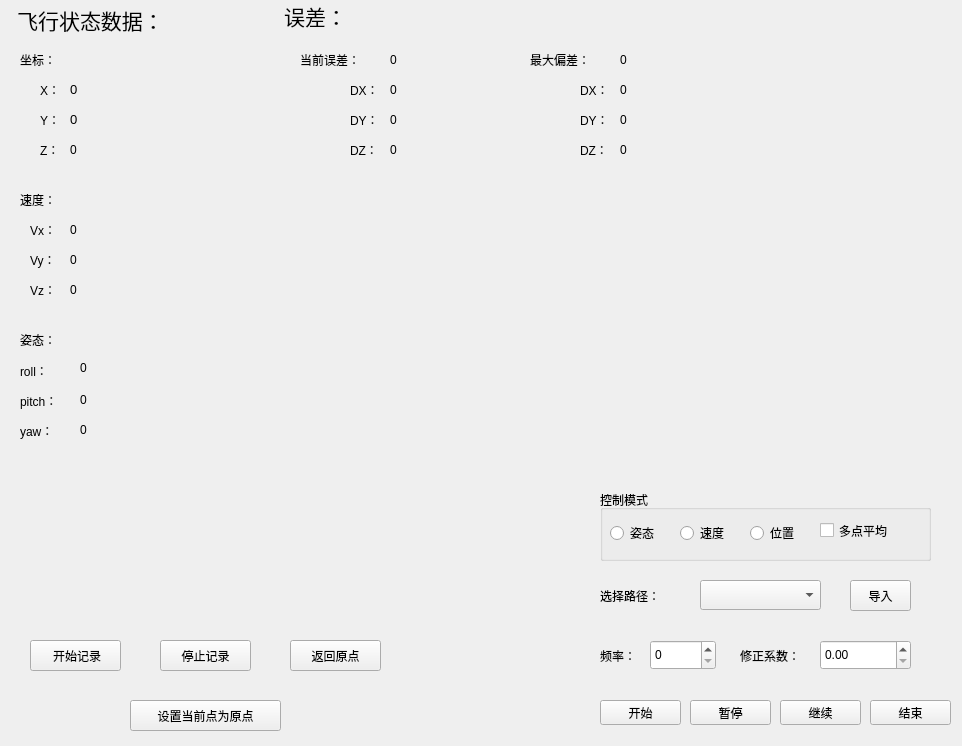
<?xml version="1.0" encoding="UTF-8"?>
<ui version="4.0">
 <class>Widget</class>
 <widget class="QWidget" name="Widget">
  <property name="geometry">
   <rect>
    <x>0</x>
    <y>0</y>
    <width>962</width>
    <height>746</height>
   </rect>
  </property>
  <property name="windowTitle">
   <string>Widget</string>
  </property>
  <widget class="QPushButton" name="pushButton">
   <property name="geometry">
    <rect>
     <x>130</x>
     <y>700</y>
     <width>151</width>
     <height>31</height>
    </rect>
   </property>
   <property name="text">
    <string>设置当前点为原点</string>
   </property>
  </widget>
  <widget class="QPushButton" name="pushButton_2">
   <property name="geometry">
    <rect>
     <x>290</x>
     <y>640</y>
     <width>91</width>
     <height>31</height>
    </rect>
   </property>
   <property name="text">
    <string>返回原点</string>
   </property>
  </widget>
  <widget class="QPushButton" name="pushButton_3">
   <property name="geometry">
    <rect>
     <x>600</x>
     <y>700</y>
     <width>81</width>
     <height>25</height>
    </rect>
   </property>
   <property name="text">
    <string>开始</string>
   </property>
  </widget>
  <widget class="QLabel" name="label">
   <property name="geometry">
    <rect>
     <x>10</x>
     <y>0</y>
     <width>161</width>
     <height>41</height>
    </rect>
   </property>
   <property name="text">
    <string>&lt;html&gt;&lt;head/&gt;&lt;body&gt;&lt;p align=&quot;center&quot;&gt;&lt;span style=&quot; font-size:16pt;&quot;&gt;飞行状态数据：&lt;/span&gt;&lt;/p&gt;&lt;/body&gt;&lt;/html&gt;</string>
   </property>
  </widget>
  <widget class="QLabel" name="label_2">
   <property name="geometry">
    <rect>
     <x>280</x>
     <y>0</y>
     <width>71</width>
     <height>31</height>
    </rect>
   </property>
   <property name="text">
    <string>&lt;html&gt;&lt;head/&gt;&lt;body&gt;&lt;p align=&quot;center&quot;&gt;&lt;span style=&quot; font-size:16pt;&quot;&gt;误差：&lt;/span&gt;&lt;/p&gt;&lt;/body&gt;&lt;/html&gt;</string>
   </property>
  </widget>
  <widget class="QGroupBox" name="groupBox">
   <property name="geometry">
    <rect>
     <x>600</x>
     <y>490</y>
     <width>331</width>
     <height>71</height>
    </rect>
   </property>
   <property name="title">
    <string>控制模式</string>
   </property>
   <widget class="QRadioButton" name="radioButton">
    <property name="geometry">
     <rect>
      <x>10</x>
      <y>30</y>
      <width>61</width>
      <height>26</height>
     </rect>
    </property>
    <property name="text">
     <string>姿态</string>
    </property>
   </widget>
   <widget class="QRadioButton" name="radioButton_2">
    <property name="geometry">
     <rect>
      <x>80</x>
      <y>30</y>
      <width>61</width>
      <height>26</height>
     </rect>
    </property>
    <property name="text">
     <string>速度</string>
    </property>
   </widget>
   <widget class="QRadioButton" name="radioButton_3">
    <property name="geometry">
     <rect>
      <x>150</x>
      <y>30</y>
      <width>61</width>
      <height>26</height>
     </rect>
    </property>
    <property name="text">
     <string>位置</string>
    </property>
   </widget>
   <widget class="QCheckBox" name="checkBox">
    <property name="geometry">
     <rect>
      <x>220</x>
      <y>20</y>
      <width>95</width>
      <height>41</height>
     </rect>
    </property>
    <property name="text">
     <string>多点平均</string>
    </property>
   </widget>
  </widget>
  <widget class="QPushButton" name="pushButton_4">
   <property name="geometry">
    <rect>
     <x>690</x>
     <y>700</y>
     <width>81</width>
     <height>25</height>
    </rect>
   </property>
   <property name="text">
    <string>暂停</string>
   </property>
  </widget>
  <widget class="QPushButton" name="pushButton_5">
   <property name="geometry">
    <rect>
     <x>780</x>
     <y>700</y>
     <width>81</width>
     <height>25</height>
    </rect>
   </property>
   <property name="text">
    <string>继续</string>
   </property>
  </widget>
  <widget class="QLabel" name="label_3">
   <property name="geometry">
    <rect>
     <x>20</x>
     <y>50</y>
     <width>81</width>
     <height>20</height>
    </rect>
   </property>
   <property name="text">
    <string>坐标：</string>
   </property>
  </widget>
  <widget class="QLabel" name="label_4">
   <property name="geometry">
    <rect>
     <x>40</x>
     <y>80</y>
     <width>31</width>
     <height>20</height>
    </rect>
   </property>
   <property name="text">
    <string>X：</string>
   </property>
  </widget>
  <widget class="QLabel" name="label_5">
   <property name="geometry">
    <rect>
     <x>70</x>
     <y>80</y>
     <width>121</width>
     <height>20</height>
    </rect>
   </property>
   <property name="text">
    <string>&lt;html&gt;&lt;head/&gt;&lt;body&gt;&lt;p&gt;&lt;span style=&quot; font-size:10pt;&quot;&gt;0&lt;/span&gt;&lt;/p&gt;&lt;/body&gt;&lt;/html&gt;</string>
   </property>
  </widget>
  <widget class="QLabel" name="label_6">
   <property name="geometry">
    <rect>
     <x>40</x>
     <y>110</y>
     <width>31</width>
     <height>20</height>
    </rect>
   </property>
   <property name="text">
    <string>Y：</string>
   </property>
  </widget>
  <widget class="QLabel" name="label_7">
   <property name="geometry">
    <rect>
     <x>70</x>
     <y>110</y>
     <width>121</width>
     <height>20</height>
    </rect>
   </property>
   <property name="text">
    <string>&lt;html&gt;&lt;head/&gt;&lt;body&gt;&lt;p&gt;&lt;span style=&quot; font-size:10pt;&quot;&gt;0&lt;/span&gt;&lt;/p&gt;&lt;/body&gt;&lt;/html&gt;</string>
   </property>
  </widget>
  <widget class="QLabel" name="label_8">
   <property name="geometry">
    <rect>
     <x>40</x>
     <y>140</y>
     <width>31</width>
     <height>20</height>
    </rect>
   </property>
   <property name="text">
    <string>Z：</string>
   </property>
  </widget>
  <widget class="QLabel" name="label_9">
   <property name="geometry">
    <rect>
     <x>70</x>
     <y>140</y>
     <width>121</width>
     <height>20</height>
    </rect>
   </property>
   <property name="text">
    <string>0</string>
   </property>
  </widget>
  <widget class="QLabel" name="label_10">
   <property name="geometry">
    <rect>
     <x>30</x>
     <y>220</y>
     <width>31</width>
     <height>20</height>
    </rect>
   </property>
   <property name="text">
    <string>Vx：</string>
   </property>
  </widget>
  <widget class="QLabel" name="label_11">
   <property name="geometry">
    <rect>
     <x>20</x>
     <y>190</y>
     <width>81</width>
     <height>20</height>
    </rect>
   </property>
   <property name="text">
    <string>速度：</string>
   </property>
  </widget>
  <widget class="QLabel" name="label_12">
   <property name="geometry">
    <rect>
     <x>30</x>
     <y>250</y>
     <width>31</width>
     <height>20</height>
    </rect>
   </property>
   <property name="text">
    <string>Vy：</string>
   </property>
  </widget>
  <widget class="QLabel" name="label_13">
   <property name="geometry">
    <rect>
     <x>70</x>
     <y>250</y>
     <width>121</width>
     <height>20</height>
    </rect>
   </property>
   <property name="text">
    <string>0</string>
   </property>
  </widget>
  <widget class="QLabel" name="label_14">
   <property name="geometry">
    <rect>
     <x>30</x>
     <y>280</y>
     <width>31</width>
     <height>20</height>
    </rect>
   </property>
   <property name="text">
    <string>Vz：</string>
   </property>
  </widget>
  <widget class="QLabel" name="label_15">
   <property name="geometry">
    <rect>
     <x>70</x>
     <y>220</y>
     <width>121</width>
     <height>20</height>
    </rect>
   </property>
   <property name="text">
    <string>0</string>
   </property>
  </widget>
  <widget class="QLabel" name="label_16">
   <property name="geometry">
    <rect>
     <x>70</x>
     <y>280</y>
     <width>121</width>
     <height>20</height>
    </rect>
   </property>
   <property name="text">
    <string>0</string>
   </property>
  </widget>
  <widget class="QLabel" name="label_17">
   <property name="geometry">
    <rect>
     <x>20</x>
     <y>360</y>
     <width>51</width>
     <height>21</height>
    </rect>
   </property>
   <property name="text">
    <string>roll：</string>
   </property>
  </widget>
  <widget class="QLabel" name="label_18">
   <property name="geometry">
    <rect>
     <x>20</x>
     <y>330</y>
     <width>81</width>
     <height>20</height>
    </rect>
   </property>
   <property name="text">
    <string>姿态：</string>
   </property>
  </widget>
  <widget class="QLabel" name="label_19">
   <property name="geometry">
    <rect>
     <x>20</x>
     <y>390</y>
     <width>51</width>
     <height>21</height>
    </rect>
   </property>
   <property name="text">
    <string>pitch：</string>
   </property>
  </widget>
  <widget class="QLabel" name="label_20">
   <property name="geometry">
    <rect>
     <x>80</x>
     <y>390</y>
     <width>81</width>
     <height>20</height>
    </rect>
   </property>
   <property name="text">
    <string>0</string>
   </property>
  </widget>
  <widget class="QLabel" name="label_21">
   <property name="geometry">
    <rect>
     <x>20</x>
     <y>420</y>
     <width>51</width>
     <height>21</height>
    </rect>
   </property>
   <property name="text">
    <string>yaw：</string>
   </property>
  </widget>
  <widget class="QLabel" name="label_22">
   <property name="geometry">
    <rect>
     <x>80</x>
     <y>360</y>
     <width>81</width>
     <height>16</height>
    </rect>
   </property>
   <property name="text">
    <string>0</string>
   </property>
  </widget>
  <widget class="QLabel" name="label_23">
   <property name="geometry">
    <rect>
     <x>80</x>
     <y>420</y>
     <width>81</width>
     <height>20</height>
    </rect>
   </property>
   <property name="text">
    <string>0</string>
   </property>
  </widget>
  <widget class="QLabel" name="label_24">
   <property name="geometry">
    <rect>
     <x>350</x>
     <y>80</y>
     <width>41</width>
     <height>20</height>
    </rect>
   </property>
   <property name="text">
    <string>DX：</string>
   </property>
  </widget>
  <widget class="QLabel" name="label_25">
   <property name="geometry">
    <rect>
     <x>300</x>
     <y>50</y>
     <width>81</width>
     <height>20</height>
    </rect>
   </property>
   <property name="text">
    <string>当前误差：</string>
   </property>
  </widget>
  <widget class="QLabel" name="label_26">
   <property name="geometry">
    <rect>
     <x>350</x>
     <y>110</y>
     <width>41</width>
     <height>20</height>
    </rect>
   </property>
   <property name="text">
    <string>DY：</string>
   </property>
  </widget>
  <widget class="QLabel" name="label_27">
   <property name="geometry">
    <rect>
     <x>390</x>
     <y>110</y>
     <width>111</width>
     <height>20</height>
    </rect>
   </property>
   <property name="text">
    <string>0</string>
   </property>
  </widget>
  <widget class="QLabel" name="label_28">
   <property name="geometry">
    <rect>
     <x>350</x>
     <y>140</y>
     <width>41</width>
     <height>20</height>
    </rect>
   </property>
   <property name="text">
    <string>DZ：</string>
   </property>
  </widget>
  <widget class="QLabel" name="label_29">
   <property name="geometry">
    <rect>
     <x>390</x>
     <y>80</y>
     <width>111</width>
     <height>20</height>
    </rect>
   </property>
   <property name="text">
    <string>0</string>
   </property>
  </widget>
  <widget class="QLabel" name="label_30">
   <property name="geometry">
    <rect>
     <x>390</x>
     <y>140</y>
     <width>111</width>
     <height>20</height>
    </rect>
   </property>
   <property name="text">
    <string>0</string>
   </property>
  </widget>
  <widget class="QLabel" name="label_31">
   <property name="geometry">
    <rect>
     <x>580</x>
     <y>110</y>
     <width>41</width>
     <height>20</height>
    </rect>
   </property>
   <property name="text">
    <string>DY：</string>
   </property>
  </widget>
  <widget class="QLabel" name="label_32">
   <property name="geometry">
    <rect>
     <x>530</x>
     <y>50</y>
     <width>81</width>
     <height>20</height>
    </rect>
   </property>
   <property name="text">
    <string>最大偏差：</string>
   </property>
  </widget>
  <widget class="QLabel" name="label_33">
   <property name="geometry">
    <rect>
     <x>580</x>
     <y>140</y>
     <width>41</width>
     <height>20</height>
    </rect>
   </property>
   <property name="text">
    <string>DZ：</string>
   </property>
  </widget>
  <widget class="QLabel" name="label_34">
   <property name="geometry">
    <rect>
     <x>580</x>
     <y>80</y>
     <width>41</width>
     <height>20</height>
    </rect>
   </property>
   <property name="text">
    <string>DX：</string>
   </property>
  </widget>
  <widget class="QLabel" name="label_35">
   <property name="geometry">
    <rect>
     <x>620</x>
     <y>140</y>
     <width>111</width>
     <height>20</height>
    </rect>
   </property>
   <property name="text">
    <string>0</string>
   </property>
  </widget>
  <widget class="QLabel" name="label_36">
   <property name="geometry">
    <rect>
     <x>620</x>
     <y>80</y>
     <width>111</width>
     <height>20</height>
    </rect>
   </property>
   <property name="text">
    <string>0</string>
   </property>
  </widget>
  <widget class="QLabel" name="label_37">
   <property name="geometry">
    <rect>
     <x>620</x>
     <y>110</y>
     <width>111</width>
     <height>20</height>
    </rect>
   </property>
   <property name="text">
    <string>0</string>
   </property>
  </widget>
  <widget class="QLabel" name="label_39">
   <property name="geometry">
    <rect>
     <x>390</x>
     <y>50</y>
     <width>51</width>
     <height>20</height>
    </rect>
   </property>
   <property name="text">
    <string>0</string>
   </property>
  </widget>
  <widget class="QLabel" name="label_41">
   <property name="geometry">
    <rect>
     <x>620</x>
     <y>50</y>
     <width>51</width>
     <height>20</height>
    </rect>
   </property>
   <property name="text">
    <string>0</string>
   </property>
  </widget>
  <widget class="QPushButton" name="pushButton_6">
   <property name="geometry">
    <rect>
     <x>30</x>
     <y>640</y>
     <width>91</width>
     <height>31</height>
    </rect>
   </property>
   <property name="text">
    <string> 开始记录</string>
   </property>
  </widget>
  <widget class="QPushButton" name="pushButton_7">
   <property name="geometry">
    <rect>
     <x>160</x>
     <y>640</y>
     <width>91</width>
     <height>31</height>
    </rect>
   </property>
   <property name="text">
    <string>停止记录</string>
   </property>
  </widget>
  <widget class="QLabel" name="label_42">
   <property name="geometry">
    <rect>
     <x>600</x>
     <y>580</y>
     <width>91</width>
     <height>31</height>
    </rect>
   </property>
   <property name="text">
    <string>选择路径：</string>
   </property>
  </widget>
  <widget class="QComboBox" name="comboBox">
   <property name="geometry">
    <rect>
     <x>700</x>
     <y>580</y>
     <width>121</width>
     <height>30</height>
    </rect>
   </property>
  </widget>
  <widget class="QPushButton" name="pushButton_8">
   <property name="geometry">
    <rect>
     <x>850</x>
     <y>580</y>
     <width>61</width>
     <height>31</height>
    </rect>
   </property>
   <property name="text">
    <string>导入</string>
   </property>
  </widget>
  <widget class="QDoubleSpinBox" name="doubleSpinBox">
   <property name="geometry">
    <rect>
     <x>820</x>
     <y>640</y>
     <width>91</width>
     <height>30</height>
    </rect>
   </property>
  </widget>
  <widget class="QLabel" name="label_43">
   <property name="geometry">
    <rect>
     <x>600</x>
     <y>640</y>
     <width>41</width>
     <height>31</height>
    </rect>
   </property>
   <property name="text">
    <string>频率：</string>
   </property>
  </widget>
  <widget class="QLabel" name="label_44">
   <property name="geometry">
    <rect>
     <x>740</x>
     <y>640</y>
     <width>81</width>
     <height>31</height>
    </rect>
   </property>
   <property name="text">
    <string>修正系数：</string>
   </property>
  </widget>
  <widget class="QSpinBox" name="spinBox">
   <property name="geometry">
    <rect>
     <x>650</x>
     <y>640</y>
     <width>66</width>
     <height>30</height>
    </rect>
   </property>
  </widget>
  <widget class="QPushButton" name="pushButton_9">
   <property name="geometry">
    <rect>
     <x>870</x>
     <y>700</y>
     <width>81</width>
     <height>25</height>
    </rect>
   </property>
   <property name="text">
    <string>结束</string>
   </property>
  </widget>
  <zorder>pushButton</zorder>
  <zorder>pushButton_3</zorder>
  <zorder>label</zorder>
  <zorder>label_2</zorder>
  <zorder>groupBox</zorder>
  <zorder>pushButton_4</zorder>
  <zorder>pushButton_5</zorder>
  <zorder>pushButton_2</zorder>
  <zorder>label_3</zorder>
  <zorder>label_4</zorder>
  <zorder>label_5</zorder>
  <zorder>label_6</zorder>
  <zorder>label_7</zorder>
  <zorder>label_8</zorder>
  <zorder>label_9</zorder>
  <zorder>label_10</zorder>
  <zorder>label_11</zorder>
  <zorder>label_12</zorder>
  <zorder>label_13</zorder>
  <zorder>label_14</zorder>
  <zorder>label_15</zorder>
  <zorder>label_16</zorder>
  <zorder>label_17</zorder>
  <zorder>label_18</zorder>
  <zorder>label_19</zorder>
  <zorder>label_20</zorder>
  <zorder>label_21</zorder>
  <zorder>label_22</zorder>
  <zorder>label_23</zorder>
  <zorder>label_24</zorder>
  <zorder>label_25</zorder>
  <zorder>label_26</zorder>
  <zorder>label_27</zorder>
  <zorder>label_28</zorder>
  <zorder>label_29</zorder>
  <zorder>label_30</zorder>
  <zorder>label_31</zorder>
  <zorder>label_32</zorder>
  <zorder>label_33</zorder>
  <zorder>label_34</zorder>
  <zorder>label_35</zorder>
  <zorder>label_36</zorder>
  <zorder>label_37</zorder>
  <zorder>label_39</zorder>
  <zorder>label_41</zorder>
  <zorder>pushButton_6</zorder>
  <zorder>pushButton_7</zorder>
  <zorder>label_42</zorder>
  <zorder>comboBox</zorder>
  <zorder>pushButton_8</zorder>
  <zorder>doubleSpinBox</zorder>
  <zorder>label_43</zorder>
  <zorder>label_44</zorder>
  <zorder>spinBox</zorder>
  <zorder>pushButton_9</zorder>
 </widget>
 <layoutdefault spacing="6" margin="11"/>
 <resources/>
 <connections/>
</ui>
